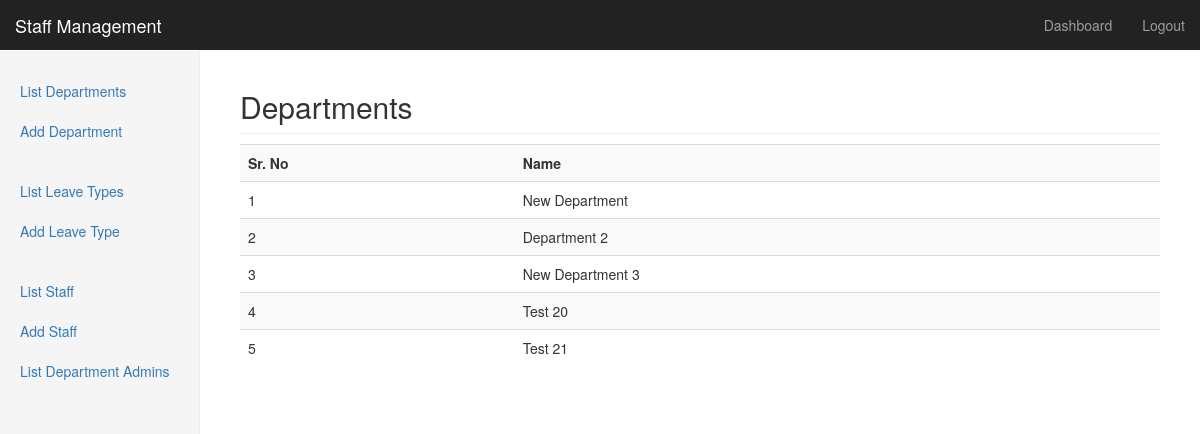
/list_departments.php (signed in), run on the app's committed database.
### tables this page shows
CREATE TABLE IF NOT EXISTS `departments` (
  `id` int(11) NOT NULL AUTO_INCREMENT,
  `name` varchar(100) DEFAULT NULL,
  PRIMARY KEY (`id`)
);

### classes/class.db.php (called while the page is built, shortened)
<?php
class database {
    public $resource;
    public $num_rows = null;
    public $valid_resource = false;
    function __construct() {
	return $this;
    }
    function select($table = '', $conditions = '', $count = false) {
	$return = array();
	if (trim($table) != '') {
	    if (trim($conditions) == '') {
		$conditions = ' 1 = 1';
	    }
	    if ($count) {
		$sql = "SELECT count(*) as count_rows FROM $table WHERE $conditions;";
	    } else {
		$sql = "SELECT * FROM $table WHERE $conditions;";
	    }
	    $this->query($sql);
	    if ($this->valid_resource && ($this->num_rows > 0)) {
		return true;
	    } else {
		return false;
	    }
	} else {
	    return false;
	}
	return $return;
    }
    function query($sql = '', $type = 'select') {
	if (trim($sql) != '') {
	    $this->resource = mysql_query($sql);
	    $this->valid_resource = true;
	    return $this->valid_resource;
	} else {
	    return false;
	}
    }
    function get_results() {
	$result = array();
	while ($row = mysql_fetch_array($this->resource)) {
	    $result[] = $row;
	}
	return $result;
    }
    function set_number_of_results() {
	$this->num_rows = mysql_num_rows($this->resource);
    }
}

### classes/class.department.php (called while the page is built, shortened)
<?php
class department {
    public $db;
    public $table = 'departments';
    function __construct($db) {
	$this->db = $db;
    }
    function get_departments() {
	if ($this->db->select($this->table)) {
	    return $this->db->get_results();
	} else {
	    return false;
	}
    }
}

### list_departments.php (the view, shortened to what this page needs)
<?php
require_once 'classes/class.db.php';
require_once 'classes/class.department.php';
$db = new database;
$dept = new department($db);
$departments = $dept->get_departments();
?>
<!DOCTYPE html>
<html lang="en">
    <head>
        <link href="css/bootstrap.min.css" rel="stylesheet">
        <link href="css/dashboard.css" rel="stylesheet">
    </head>
    <body>
        <?php
        include_once 'nav.php';
        ?>
        <div class="container-fluid">
            <div class="row">
                <?php
                include_once 'sidebar.php';
                ?>
                <div class="col-sm-9 col-sm-offset-3 col-md-10 col-md-offset-2 main">
                    <h2 class="sub-header">Departments</h2>
                    <div class="table-responsive">
                        <table class="table table-striped">
                            <tr>
                                <th>Sr. No</th>
                                <th>Name</th>
                            </tr>
                            <?php
                            if (is_array($departments) && count($departments)) {
                                foreach ($departments as $department) {
                                    echo "<tr>";
                                    echo "<td>{$department['id']}</td>";
                                    echo "<td>{$department['name']}</td>";
                                    echo "</tr>";
                                }
                            } else {
                                ?>
                                <tr><td colspan="2">No department found</td></tr>
                                <?php
                            }
                            ?>
                        </table>
                    </div>
                </div>
            </div>
        </div>
    </body>
</html>

### css/dashboard.css (style rules this page uses)
body { padding-top: 50px; }
.sub-header { padding-bottom: 10px; border-bottom: 1px solid #eee; }
.main { padding: 20px; }
@media (min-width: 768px) { .main { padding-right: 40px; padding-left: 40px; } }

### data on the page
departments: id "1", name "New Department"
departments: id "2", name "Department 2"
departments: id "3", name "New Department 3"
departments: id "4", name "Test 20"
departments: id "5", name "Test 21"
